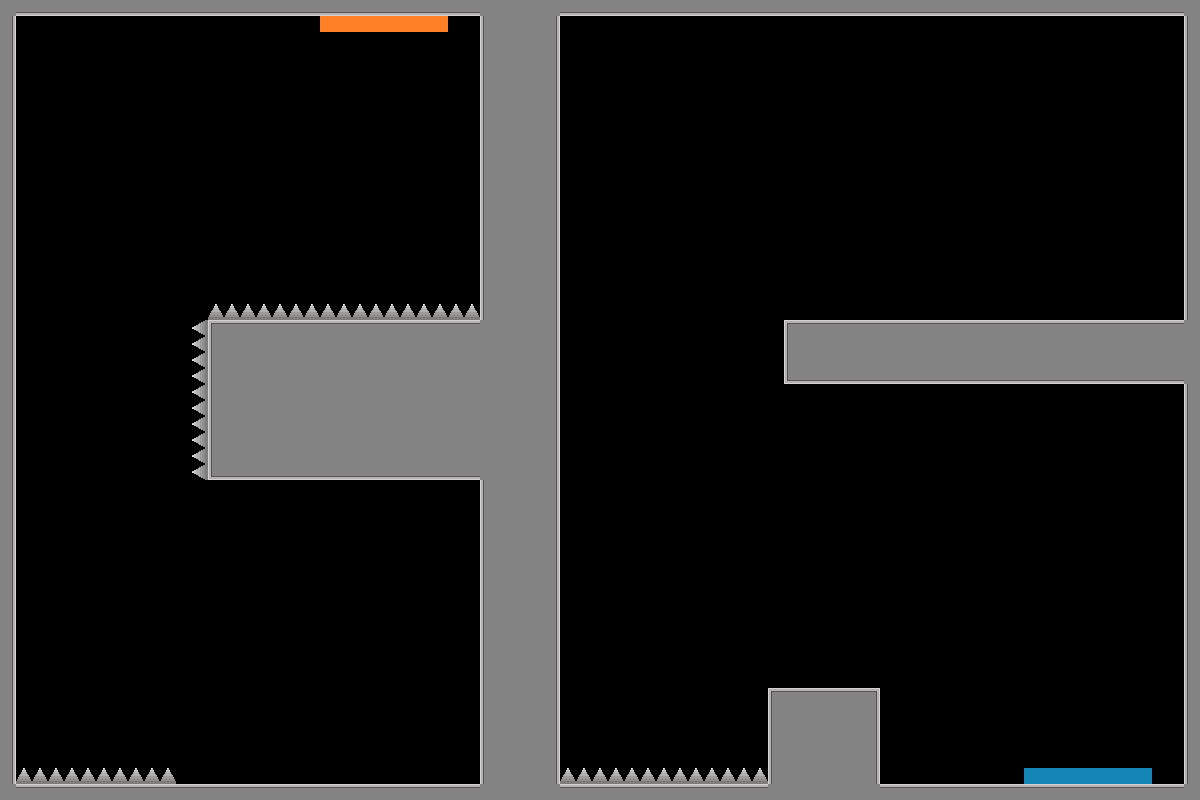

Rendered tile map (Tiled .tmx) drawn with the repository's tilesets; below, a short description and the map source with its tile grids summarised:
An orthogonal 75x50 tile map with 16x16 px tiles, 1 tile layer (Tile Layer 1) and 5 objects (tp_bullet, B_portal_ceiling, Orange_portal_floor, clock, slow_time).

<map version="1.10" tiledversion="1.12.2" orientation="orthogonal" renderorder="right-down" width="75" height="50" tilewidth="16" tileheight="16" infinite="0" nextlayerid="3" nextobjectid="8">
 <tileset firstgid="1" source="place_holder_tileset.tsx" />
 <layer id="1" name="Tile Layer 1" width="75" height="50">
  <data>[3750 cells, 864 non-empty, 12 distinct tile ids]</data>
 </layer>
 <objectgroup id="2" name="object_layer">
  <object id="2" name="tp_bullet" x="643.202" y="134.078" width="60" height="60">
   <properties>
    <property name="ability_type" value="tp_bullet" />
   </properties>
  </object>
  <object id="3" name="B_portal_ceiling" x="1023.02" y="766.544" width="128" height="16">
   <properties>
    <property name="portal_id" type="int" value="1" />
    <property name="portal_rotation" type="int" value="0" />
    <property name="portal_target" type="int" value="2" />
    <property name="portal_type" value="portal" />
   </properties>
  </object>
  <object id="4" name="Orange_portal_floor" x="320.859" y="16.1291" width="128" height="16">
   <properties>
    <property name="portal_id" type="int" value="2" />
    <property name="portal_rotation" type="int" value="180" />
    <property name="portal_target" type="int" value="1" />
    <property name="portal_type" value="portal" />
   </properties>
  </object>
  <object id="6" name="time_stop" type="clock" x="337.991" y="186.869" width="80" height="80">
   <properties>
    <property name="ability_type" value="clock" />
   </properties>
   <ellipse />
  </object>
  <object id="7" name="slow_time" x="38.7677" y="108.22" width="60" height="90">
   <properties>
    <property name="ability_type" value="slow_time" />
   </properties>
  </object>
 </objectgroup>
</map>
